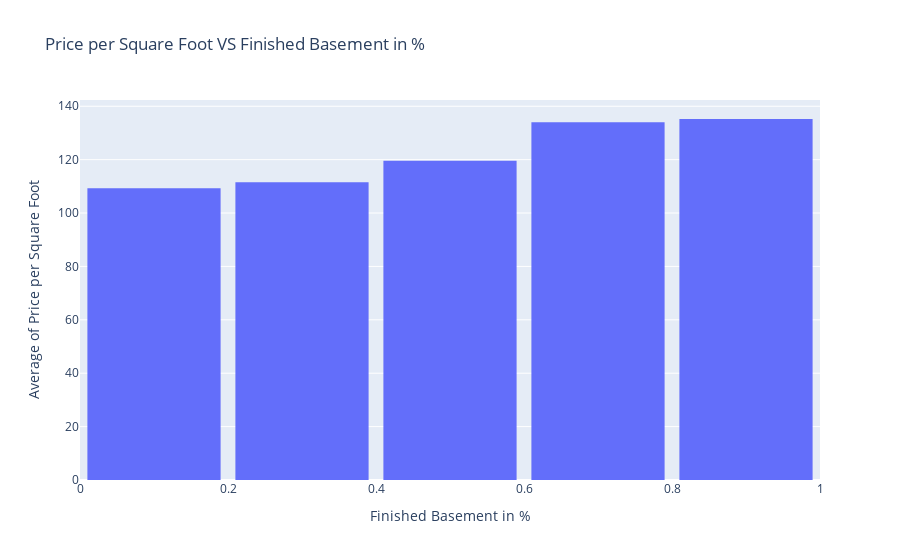

The code cell stored with this chart in its notebook:
### Code cell
# Histogram for Finished Basement in % VS. Price per Square Foot
groups = housing2[['BsmtFinPercentage', 'PriceSqft']]

percentage = groups.BsmtFinPercentage
price = groups.PriceSqft

getbins = lambda t:{'start':t.min(),'end':t.max(), 'size':0.2}

trace = Histogram(x=percentage,
                   y=price, 
                   histfunc='avg',
                   xbins=getbins(percentage))

data = [trace]

layout = Layout(title="Price per Square Foot VS Finished Basement in %",
                xaxis=dict(title="Finished Basement in %"),
                yaxis=dict(title="Average of Price per Square Foot"),
                bargroupgap=0.1)
fig = Figure(data=data, layout=layout)

plotly.offline.iplot(fig, show_link=False, image_width=600, image_height=400)

### Figure 1 — Plotly figure (JSON) as saved in the notebook; plotly's stock layout.template omitted (floating-point values rounded to 4 significant figures; data arrays with more than 128 entries replaced by an {"elided": "..."} marker saying what was removed)
{"data": [{"histfunc": "avg", "type": "histogram", "x": {"elided": "2580 float values"}, "xbins": {"end": 1, "size": 0.2, "start": 0}, "y": {"elided": "2580 float values"}}], "layout": {"bargroupgap": 0.1, "title": {"text": "Price per Square Foot VS Finished Basement in %"}, "xaxis": {"title": {"text": "Finished Basement in %"}}, "yaxis": {"title": {"text": "Average of Price per Square Foot"}}}}
